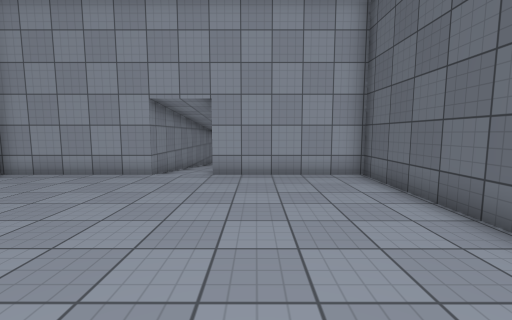
view 1 (above)

14 first-person views from a walk through a scene from a Unity 3-D project. The camera is 1.4 m above the floor, tilts 6° down and sees 90° across. The floor is counted in squares, 1 m on a side. Each view is taken from the middle of a square. On the plan, view 1 faces up. The plan holds only what a view shows up to about 13 squares ahead; the rest is blank. The place goes on beyond the plan. The player is left out. Surface patterns are stand-ins for the level's own textures.

view 2
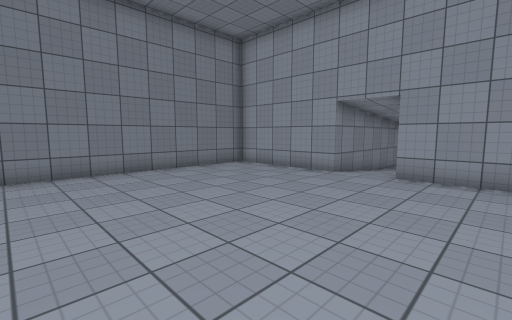

view 3
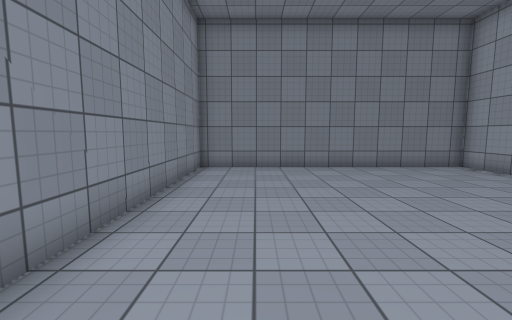

view 4
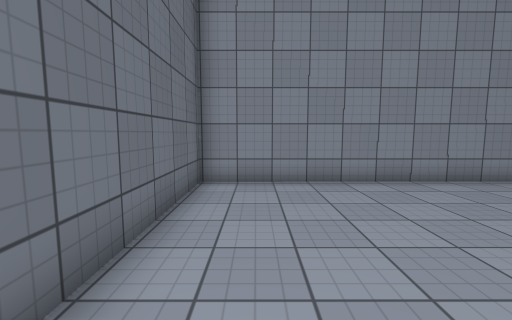

view 5
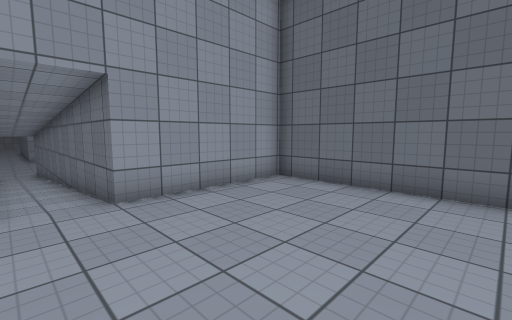

view 6
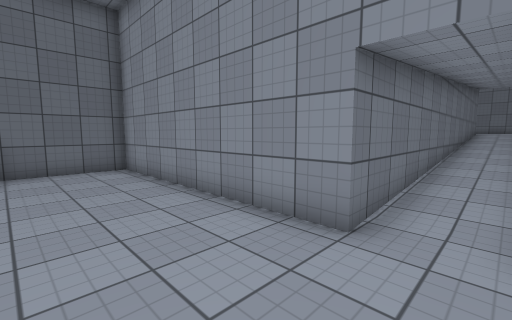

view 7
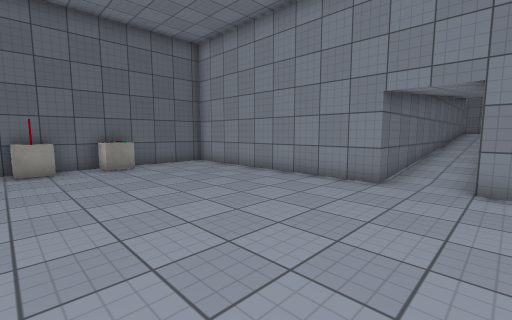

view 8
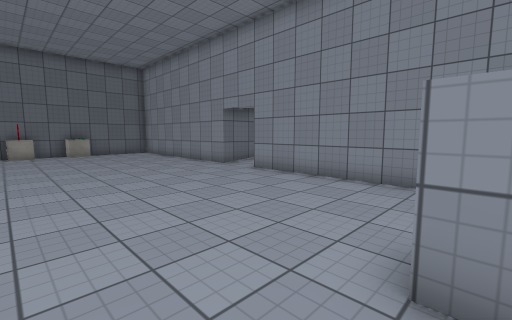

view 9
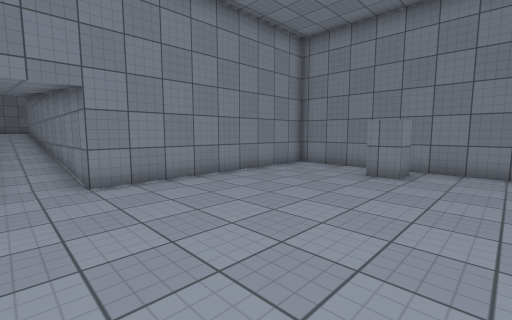

view 10
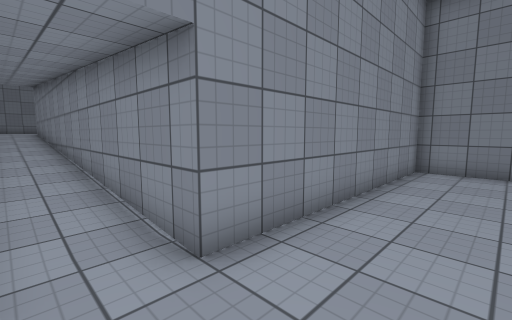

view 11
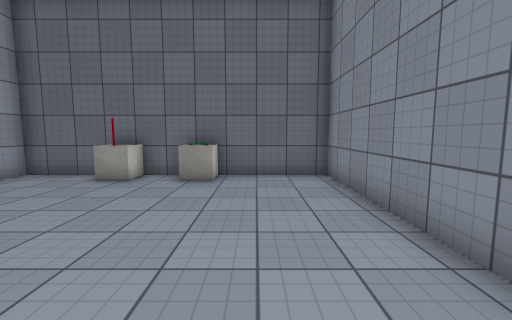

view 12
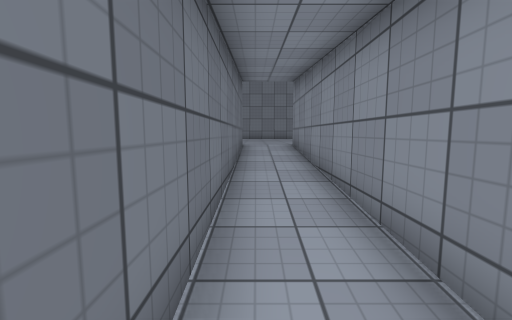

view 13
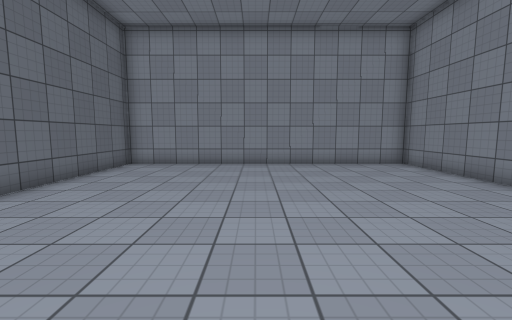

view 14
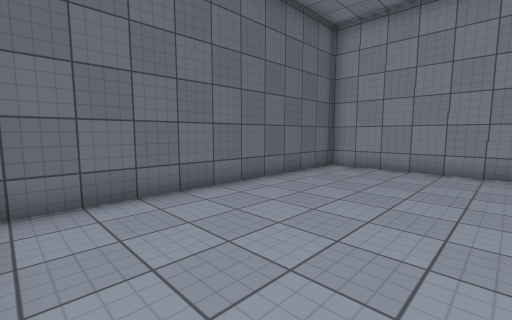

### Floor plan
Key: @ floor where view 1 was taken; # wall or solid block; . main floor; : floor 0.25 m higher than the main floor; + floor 0.5 m higher than the main floor; * floor 0.75 m higher than the main floor; % floor 1 m higher than the main floor; & floor 1.25 m higher than the main floor; C cube; O other object.
Columns run from 13 left of view 1 to 8 right of it. Each row starts with its distance up from view 1.
 32 #...................C#
 31 #...................O#
 30 #....................#
 29 #.#.................O#
 28 #...................C#
 27 #....................#
 26 #....................#
 25 #....................#
 24 ##########..##########
 23          #..#
 22          #..#
 21          #::#
 20          #::#
 19          #::#
 18          #++#
 17          #++#
 16          #++#
 15          #**#
 14          #**#
 13          #**#
 12          #%%#
 11          #%%#
 10          #%%#
  9     ######&&######
  8     #&&&&&&&&&&&&#
  7     #&&&&&&&&&&&&#
  6     #&&&&&&&&&&&&#
  5     #&&&&&&&&&&&&#
  4     #&&&&&&&&&&&&#
  3     #&&&&&&&&&&&&#
  2     #&&&&&&&&&&&&#
  1     #&&&&&&&&&&&&#
  0     #&&&&&&&&@&&&#
 -1     #&&&&&&&&&&&&#
 -2     ##############

Positions as (right, up) in squares from view 1, and headings:
1: (0, 0), facing up
2: (1, 0), facing up-left
3: (2, 0), facing left
4: (2, 5), facing down
5: (-3, 3), facing up-right
6: (-3, 28), facing down-right
7: (-4, 32), facing down-right
8: (-11, 32), facing down-right
9: (-2, 32), facing down-left
10: (-2, 27), facing down-left
11: (-1, 27), facing right
12: (-2, 19), facing down
13: (-2, 9), facing down
14: (-2, 8), facing down-right
